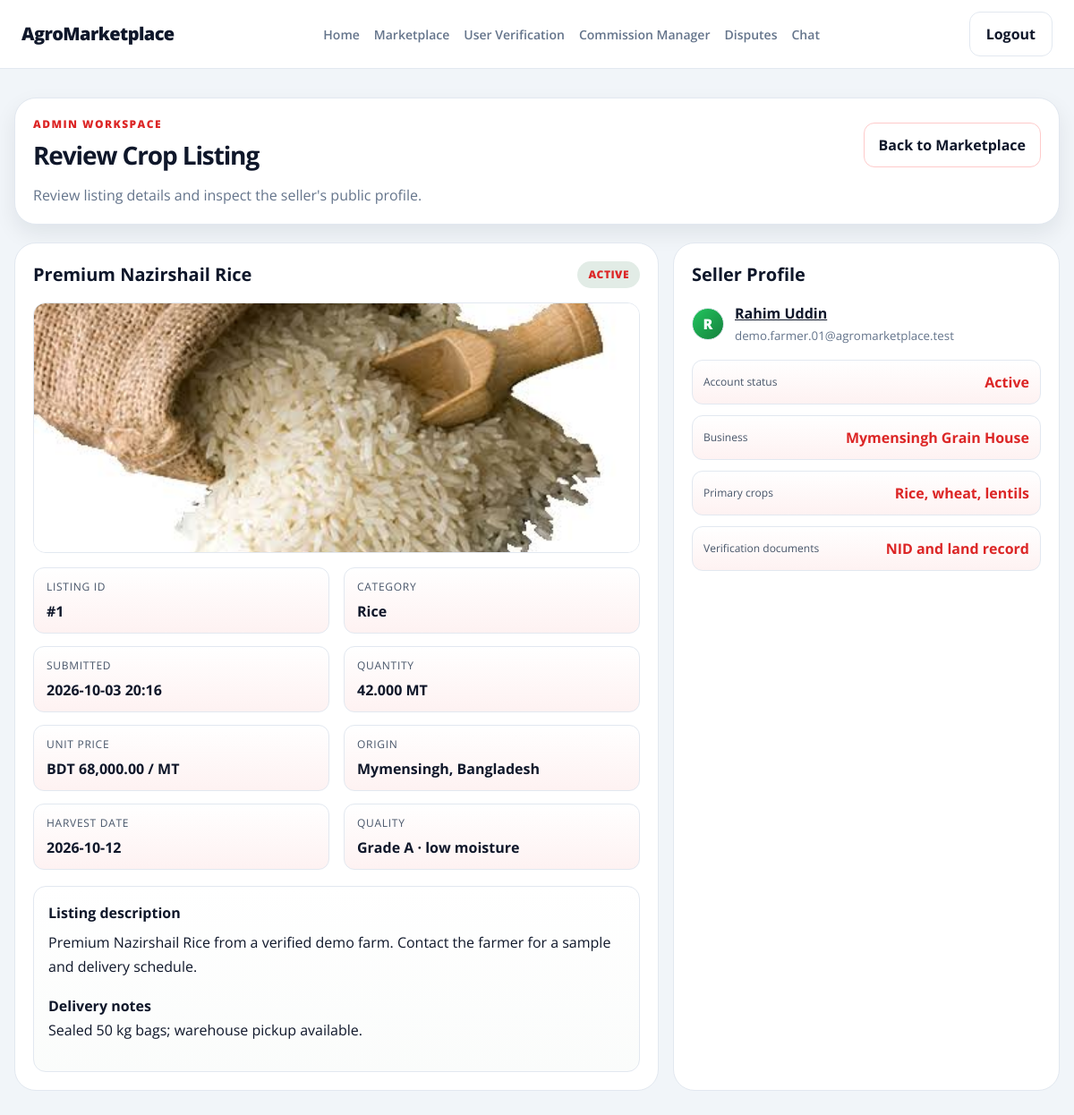
/admin/review-listing.php?id=1 (signed in), run on the app's committed database.
### tables this page shows
CREATE TABLE `listings` (
  `id` bigint UNSIGNED NOT NULL,
  `farmer_id` bigint UNSIGNED NOT NULL,
  `inventory_item_id` bigint UNSIGNED DEFAULT NULL,
  `category_id` bigint UNSIGNED DEFAULT NULL,
  `title` varchar(180) NOT NULL,
  `image_path` varchar(500) DEFAULT NULL,
  `description` text,
  `quantity_available` decimal(14,3) NOT NULL,
  `quantity_unit` varchar(20) NOT NULL DEFAULT 'MT',
  `price_per_unit` decimal(14,2) NOT NULL,
  `currency` char(3) NOT NULL DEFAULT 'BDT',
  `harvest_date` date DEFAULT NULL,
  `quality_label` varchar(180) DEFAULT NULL,
  `delivery_notes` text,
  `status` enum('draft','active','paused','sold','archived') NOT NULL DEFAULT 'draft',
  `closes_at` datetime DEFAULT NULL,
  `created_at` timestamp NOT NULL DEFAULT CURRENT_TIMESTAMP,
  `updated_at` timestamp NOT NULL DEFAULT CURRENT_TIMESTAMP ON UPDATE CURRENT_TIMESTAMP
);

CREATE TABLE `categories` (
  `id` bigint UNSIGNED NOT NULL,
  `name` varchar(100) NOT NULL,
  `description` varchar(500) DEFAULT NULL,
  `is_active` tinyint(1) NOT NULL DEFAULT '1'
);

CREATE TABLE `users` (
  `id` bigint UNSIGNED NOT NULL,
  `role` enum('buyer','farmer','delivery','admin') NOT NULL,
  `username` varchar(80) NOT NULL,
  `password` varchar(255) NOT NULL,
  `email` varchar(254) NOT NULL,
  `fullname` varchar(150) DEFAULT NULL,
  `phone` varchar(32) DEFAULT NULL,
  `address` text,
  `profile_description` text,
  `market_preferences` varchar(255) DEFAULT NULL,
  `business_name` varchar(180) DEFAULT NULL,
  `preferred_buying_category` varchar(100) DEFAULT NULL,
  `typical_order_volume` varchar(80) DEFAULT NULL,
  `land_area` varchar(80) DEFAULT NULL,
  `primary_crops` text,
  `verification_documents` text,
  `vehicle_capacity` varchar(100) DEFAULT NULL,
  `vehicle_license_plate` varchar(32) DEFAULT NULL,
  `account_status` enum('pending','active','suspended','closed') NOT NULL DEFAULT 'active',
  `created_at` timestamp NOT NULL DEFAULT CURRENT_TIMESTAMP,
  `updated_at` timestamp NOT NULL DEFAULT CURRENT_TIMESTAMP ON UPDATE CURRENT_TIMESTAMP
);

### database/app.php (called while the page is built, shortened)
<?php
require_once __DIR__ . '/connection.php';
function app_db(): PDO
{
    $connection = Database::getInstance()->getConnection();
    return $connection;
}
function app_database(): Database
{
    return Database::getInstance();
}
function escape_html(?string $value): string
{
    return htmlspecialchars($value ?? '', ENT_QUOTES, 'UTF-8');
}
function listing_image_url(array $listing): string
{
    $imagePath = $listing['image_path'] ?? '';
    $extension = strtolower(pathinfo($imagePath, PATHINFO_EXTENSION));
    if (str_starts_with($imagePath, 'assets/') && !str_contains($imagePath, '..') && in_array($extension, ['jpg', 'jpeg', 'png', 'webp'], true)) {
        return '../' . $imagePath;
    }
    return '../assets/wheat.webp';
}

### database/connection.php (called while the page is built, shortened)
<?php
class Database
{
    private static ?Database $instance = null;
    private ?PDO $conn = null;
    private function __construct()
    {
        $host = 'localhost';
        $port = '3306';
        $user = 'root';
        $pass = 'root';
        $database = 'agromarketplace';
        $charset = "utf8mb4";
        $dsn = "mysql:host=$host;port=$port;dbname=$database;charset=$charset";
        try {
            $this->conn = new PDO($dsn, $user, $pass, [
                PDO::ATTR_ERRMODE            => PDO::ERRMODE_EXCEPTION,
                PDO::ATTR_DEFAULT_FETCH_MODE => PDO::FETCH_ASSOC,
                PDO::ATTR_EMULATE_PREPARES   => false,
            ]);
        } catch (PDOException $e) {
            $this->conn = null;
            error_log("Database connection failed: " . $e->getMessage());
        }
    }
    public static function getInstance(): Database
    {
        if (self::$instance === null) {
            self::$instance = new Database();
        }
        return self::$instance;
    }
    public function getAdminListingReview(int $listingId): ?array
    {
        $statement = $this->conn->prepare(
            'SELECT l.id, l.title, l.image_path, l.description, l.quantity_available, l.quantity_unit,
                    l.price_per_unit, l.currency, l.harvest_date, l.quality_label, l.delivery_notes,
                    l.status, l.created_at, l.farmer_id, c.name AS category,
                    u.fullname AS farmer_name, u.username AS farmer_username, u.email AS farmer_email,
                    u.address AS farmer_address, u.business_name, u.account_status AS farmer_status,
                    u.primary_crops, u.verification_documents
             FROM listings l
             LEFT JOIN categories c ON c.id = l.category_id
             JOIN users u ON u.id = l.farmer_id
             WHERE l.id = ?'
        );
        $statement->execute([$listingId]);
        $listing = $statement->fetch();
        return $listing ?: null;
    }
}

### admin/review-listing.php (the view, shortened to what this page needs)
<?php
require_once __DIR__ . '/../database/app.php';
$listingId = filter_var($_GET['id'] ?? null, FILTER_VALIDATE_INT);
$listing = app_database()->getAdminListingReview((int) $listingId);
$farmerName = $listing['farmer_name'] ?: $listing['farmer_username'];
$statusClass = $listing['status'] === 'active' ? 'status-approved' : ($listing['status'] === 'archived' ? 'status-rejected' : 'status-pending');
?>
<!doctype html>
<html lang="en">
<head>
  <link rel="stylesheet" href="../colors.css">
  <link rel="stylesheet" href="../header.css">
  <link rel="stylesheet" href="admin.css">
</head>
<body class="theme-admin">
  <header class="site-header">
    <div class="site-header-inner">
      <a class="brand" href="../index.php">AgroMarketplace</a>
      <nav class="nav" aria-label="Admin navigation">
        <a class="nav-link" href="index.php">Home</a>
        <a class="nav-link" href="marketplace.php">Marketplace</a>
        <a class="nav-link" href="user-verification.php">User Verification</a>
        <a class="nav-link" href="commission-manager.php">Commission Manager</a>
        <a class="nav-link" href="disputes.php">Disputes</a>
        <a class="nav-link" href="chat.php">Chat</a>
      </nav>
      <div class="site-header-actions">
        <a class="btn btn-ghost" href="../auth/logout.php">Logout</a>
      </div>
    </div>
  </header>
  <main class="page-shell">
    <section class="content-area">
      <section class="panel">
        <div class="page-head">
          <div>
            <p class="eyebrow">Admin workspace</p>
            <h1 class="page-title">Review Crop Listing</h1>
          </div>
          <div class="header-actions">
            <a class="button button-secondary" href="marketplace.php">Back to Marketplace</a>
          </div>
        </div>
        <p class="meta-text">Review listing details and inspect the seller's public profile.</p>
      </section>
      <section class="detail-layout">
        <article class="detail-card">
          <div class="section-header">
            <h2><?= escape_html($listing['title']) ?></h2>
            <span class="status-badge <?= $statusClass ?>"><?= escape_html(ucfirst($listing['status'])) ?></span>
          </div>
          <img class="product-image" src="<?= escape_html(listing_image_url($listing)) ?>" alt="<?= escape_html($listing['title']) ?>" style="height: 280px; margin-bottom: 16px;">
          <div class="detail-meta">
            <div><span>Listing ID</span><strong>#<?= (int) $listing['id'] ?></strong></div>
            <div><span>Category</span><strong><?= escape_html($listing['category'] ?? 'Produce') ?></strong></div>
            <div><span>Submitted</span><strong><?= escape_html(date('Y-m-d H:i', strtotime($listing['created_at']))) ?></strong></div>
            <div><span>Quantity</span><strong><?= number_format((float) $listing['quantity_available'], 3) ?> <?= escape_html($listing['quantity_unit']) ?></strong></div>
            <div><span>Unit price</span><strong><?= escape_html($listing['currency']) ?> <?= number_format((float) $listing['price_per_unit'], 2) ?> / <?= escape_html($listing['quantity_unit']) ?></strong></div>
            <div><span>Origin</span><strong><?= escape_html($listing['farmer_address'] ?: 'Not provided') ?></strong></div>
            <?php if ($listing['harvest_date']): ?><div><span>Harvest date</span><strong><?= escape_html($listing['harvest_date']) ?></strong></div><?php endif; ?>
            <?php if ($listing['quality_label']): ?><div><span>Quality</span><strong><?= escape_html($listing['quality_label']) ?></strong></div><?php endif; ?>
          </div>
          <div class="detail-copy">
            <strong>Listing description</strong>
            <p style="margin-top: 6px; margin-bottom: 0;"><?= nl2br(escape_html($listing['description'] ?: 'No description provided.')) ?></p>
            <?php if ($listing['delivery_notes']): ?><p><strong>Delivery notes</strong><br><?= nl2br(escape_html($listing['delivery_notes'])) ?></p><?php endif; ?>
          </div>
        </article>
        <aside class="detail-card">
          <div class="section-header">
            <h2>Seller Profile</h2>
          </div>
          <div class="user-cell" style="margin-bottom: 16px;">
            <span class="avatar avatar-farmer"><?= escape_html(strtoupper(substr($farmerName, 0, 1))) ?></span>
            <div>
              <a class="profile-link" href="../farmer/profile/profile-public.php?id=<?= (int) $listing['farmer_id'] ?>"><strong><?= escape_html($farmerName) ?></strong></a>
              <small><?= escape_html($listing['farmer_email']) ?></small>
            </div>
          </div>
          <div class="mini-metrics">
            <div><span>Account status</span><strong><?= escape_html(ucfirst($listing['farmer_status'])) ?></strong></div>
            <div><span>Business</span><strong><?= escape_html($listing['business_name'] ?: 'Not provided') ?></strong></div>
            <div><span>Primary crops</span><strong><?= escape_html($listing['primary_crops'] ?: 'Not provided') ?></strong></div>
            <div><span>Verification documents</span><strong><?= escape_html($listing['verification_documents'] ?: 'Not provided') ?></strong></div>
          </div>
        </aside>
      </section>
    </section>
  </main>
</body>
</html>

### colors.css (style rules this page uses)
:root { --color-buyer-primary: #f97316; --color-buyer-dark: #c2410c; --color-buyer-light-bg: #fff7ed; --color-buyer-border: #fed7aa; --color-farmer-primary: #16a34a; --color-farmer-dark: #166534; --color-farmer-light-bg: #f0fdf4; --color-farmer-border: #bbf7d0; --color-admin-primary: #dc2626; --color-admin-dark: #991b1b; --color-admin-light-bg: #fef2f2; --color-admin-border: #fecaca; --color-delivery-primary: #7c3aed; --color-delivery-dark: #5b21b6; --color-delivery-light-bg: #f5f3ff; --color-delivery-border: #ddd6fe; --color-background: #f8fafc; --color-page-bg: #f1f5f9; --color-card-bg: #ffffff; --color-sidebar-bg: #f8fafc; --color-text: #0f172a; --color-text-soft: #475569; --color-muted: #64748b; --color-border: #e2e8f0; --color-border-strong: #cbd5e1; --color-white: #ffffff; --color-success: #16a34a; --color-warning: #f59e0b; --color-danger: #dc2626; --color-shadow: transparent; --outer-shadow: rgba(15, 23, 42, 0.08); --container-xl: 1200px; --container-lg: 1080px; --radius-sm: 10px; --radius-md: 16px; --radius-lg: 24px; --radius-xl: 32px; --space-1: 4px; --space-2: 8px; --space-3: 12px; --space-4: 16px; --space-5: 20px; --space-6: 24px; --space-8: 32px; --space-10: 40px; --space-12: 48px; --space-16: 64px; }
html { font-family: "Open Sans", sans-serif; }
* { box-sizing:border-box }
body { margin:0;background:var(--color-page-bg);color:var(--color-text);line-height:1.5 }
img { display:block;max-width:100% }
a { color:inherit }
body.theme-admin { --color-brand: var(--color-admin-primary); --color-brand-soft: var(--color-admin-light-bg); --color-brand-border: var(--color-admin-border); }

### header.css (style rules this page uses)
.site-header { position: sticky; top: 0; z-index: 10; background: rgba(255, 255, 255, 0.94); backdrop-filter: blur(10px); border-bottom: 1px solid var(--color-border); }
.site-header-inner { max-width: var(--container-xl); min-height: var(--header-height, 76px); margin: 0 auto; padding: 0 24px; display: flex; align-items: center; justify-content: space-between; gap: 16px; }
.brand { text-decoration: none; color: var(--color-text); font-size: 20px; font-weight: 800; letter-spacing: -0.03em; }
.nav { display: flex; align-items: center; gap: 16px; flex-wrap: wrap; }
.nav-link { color: var(--color-muted); text-decoration: none; font-size: 14px; font-weight: 600; transition: color 0.2s ease; }
.site-header-actions { display: flex; align-items: center; gap: 12px; }
.avatar { width: 32px; height: 32px; object-fit: cover; border-radius: 50%; border: 1px solid var(--color-border); background: var(--color-card-bg); display: block; }

### data on the page
listings: title "Premium Nazirshail Rice", status "ACTIVE", image_path (picture), id "1", category.name "Rice", created_at "2026-10-03 20:16", quantity_available "42.000", quantity_unit "MT", currency "BDT", price_per_unit "68,000.00", farmer.address "Mymensingh, Bangladesh", harvest_date "2026-10-12", quality_label "Grade A · low moisture", description "Premium Nazirshail Rice from a verified demo farm. Contact the farmer for a sample and delivery schedule.", delivery_notes "Sealed 50 kg bags; warehouse pickup available.", farmer.fullname "R", farmer.fullname "Rahim Uddin", farmer.email "demo.farmer.01@agromarketplace.test", farmer.account_status "Active", farmer.business_name "Mymensingh Grain House", farmer.primary_crops "Rice, wheat, lentils", farmer.verification_documents "NID and land record"
